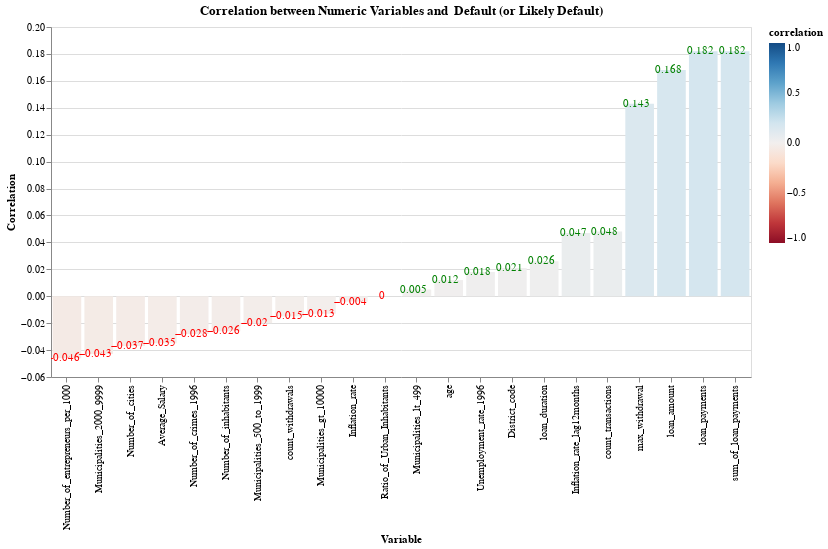

Notebook code cell kept with this figure:
### Code cell
# Adjusting correlations to show only 3 decimals (to be displayed next to each bar)
corr_df["correlation"] = round(corr_df["correlation"], 3)
corr_df = corr_df.copy()
# Create the Altair plot
base_corr = alt.Chart(corr_df).encode(
    x=alt.X("variables:O", title="Variable", sort=None),
    y=alt.Y("correlation:Q", title="Correlation"),
)

# Text layer with correlation labels
text_corr = base_corr.mark_text(align="center", dx=-3).encode(
    text="correlation",
    color=alt.condition(
        alt.datum.correlation > 0,
        alt.value("green"),  # Positive correlation
        alt.value("red"),  # Negative correlation
    ),
)

# Mark layer on the right with correlationneera values and color tempertature
mark_corr = base_corr.mark_bar().encode(
    color=alt.Color("correlation:Q", scale=alt.Scale(domain=(-1, 1), scheme="redblue"))
)

# Combine the text and mark layers
chart = mark_corr + text_corr
# Size change to the assembled chart and adding inteactive mode
chart.properties(
    width=700,
    height=350,
    title="Correlation between Numeric Variables and  Default (or Likely Default)",
).interactive()

### Figure 1 — Vega-Lite specification as saved in the notebook (floating-point values rounded to 4 significant figures)
{"config": {"view": {"continuousWidth": 300, "continuousHeight": 300}}, "layer": [{"mark": {"type": "bar"}, "encoding": {"color": {"field": "correlation", "scale": {"domain": [-1, 1], "scheme": "redblue"}, "type": "quantitative"}, "x": {"field": "variables", "sort": null, "title": "Variable", "type": "ordinal"}, "y": {"field": "correlation", "title": "Correlation", "type": "quantitative"}}, "name": "view_1"}, {"mark": {"type": "text", "align": "center", "dx": -3}, "encoding": {"color": {"condition": {"test": "(datum.correlation > 0)", "value": "green"}, "value": "red"}, "text": {"field": "correlation", "type": "quantitative"}, "x": {"field": "variables", "sort": null, "title": "Variable", "type": "ordinal"}, "y": {"field": "correlation", "title": "Correlation", "type": "quantitative"}}}], "data": {"name": "data-40aabe88528545e6fc9707e36101590c"}, "height": 350, "params": [{"name": "param_1", "select": {"type": "interval", "encodings": ["x", "y"]}, "bind": "scales", "views": ["view_1"]}], "title": "Correlation between Numeric Variables and  Default (or Likely Default)", "width": 700, "$schema": "https://vega.github.io/schema/vega-lite/v5.17.0.json", "datasets": {"data-40aabe88528545e6fc9707e36101590c": [{"variables": "Number_of_entrepreneurs_per_1000", "correlation": -0.046}, {"variables": "Municipalities_2000_9999", "correlation": -0.043}, {"variables": "Number_of_cities", "correlation": -0.037}, {"variables": "Average_Salary", "correlation": -0.035}, {"variables": "Number_of_crimes_1996", "correlation": -0.028}, {"variables": "Number_of_inhabitants", "correlation": -0.026}, {"variables": "Municipalities_500_to_1999", "correlation": -0.02}, {"variables": "count_withdrawals", "correlation": -0.015}, {"variables": "Municipalities_gt_10000", "correlation": -0.013}, {"variables": "Inflation_rate", "correlation": -0.004}, {"variables": "Ratio_of_Urban_Inhabitants", "correlation": 0.0}, {"variables": "Municipalities_lt_499", "correlation": 0.005}, {"variables": "age", "correlation": 0.012}, {"variables": "Unemployment_rate_1996", "correlation": 0.018}, {"variables": "District_code", "correlation": 0.021}, {"variables": "loan_duration", "correlation": 0.026}, {"variables": "Inflation_rate_lag12months", "correlation": 0.047}, {"variables": "count_transactions", "correlation": 0.048}, {"variables": "max_withdrawal", "correlation": 0.143}, {"variables": "loan_amount", "correlation": 0.168}, {"variables": "loan_payments", "correlation": 0.182}, {"variables": "sum_of_loan_payments", "correlation": 0.182}]}}
